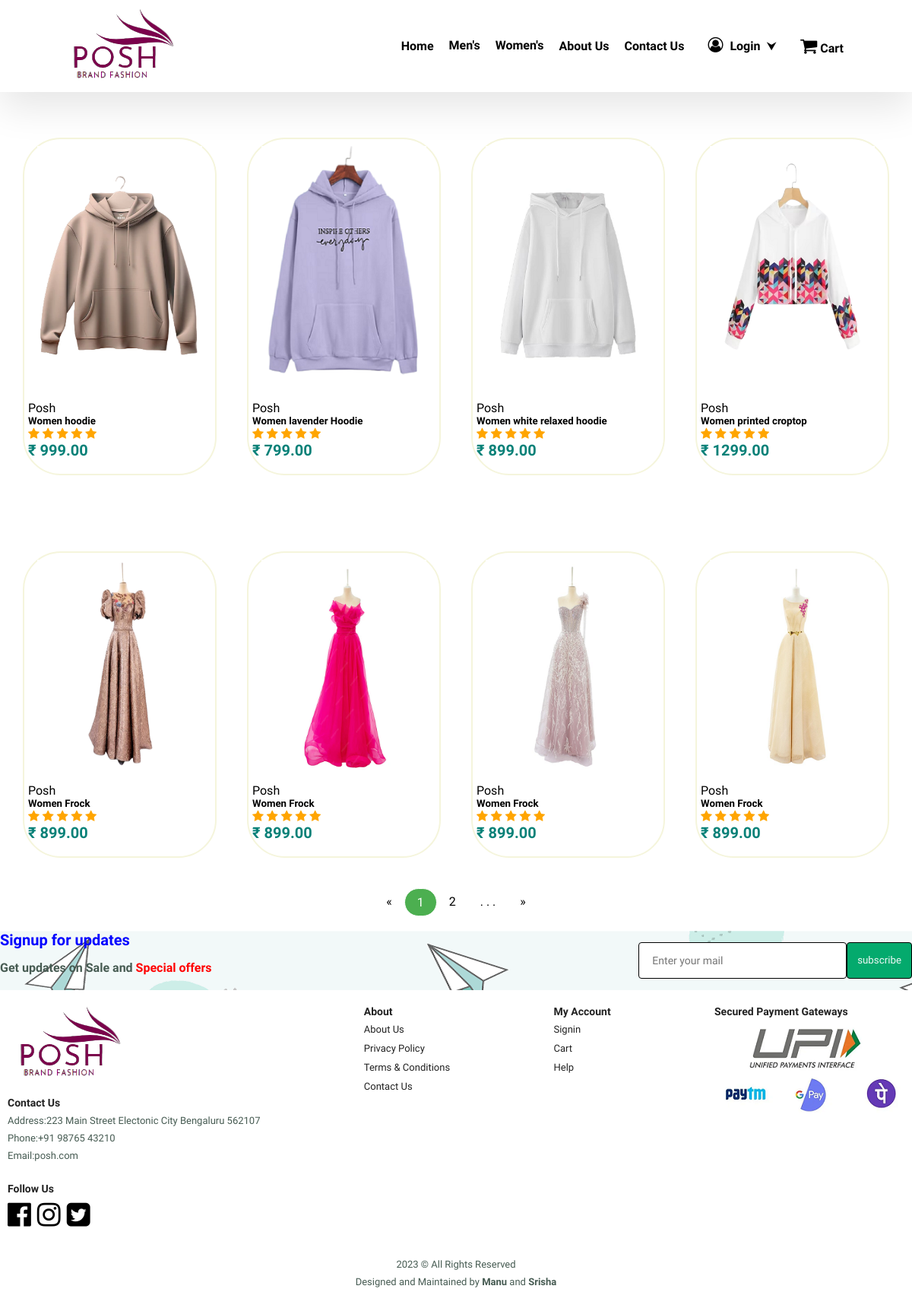
/women_app_1.php, run on the app's committed database.
### tables this page shows
CREATE TABLE `products` (
  `product_id` int(11) NOT NULL,
  `Gender` varchar(10) NOT NULL,
  `product_name` varchar(100) NOT NULL,
  `product_category` varchar(100) NOT NULL,
  `product_description` varchar(255) NOT NULL,
  `product_image` varchar(255) NOT NULL,
  `product_price` decimal(6,2) NOT NULL,
  `product_special offer` int(2) NOT NULL,
  `product_color` varchar(100) NOT NULL
);

### Includes/women_up.php (called while the page is built, shortened)
<?php
include('connection.php');
$stmt1 = $conn->prepare("SELECT * FROM products WHERE Gender='Women' AND product_category='Apperal/Hoodie' LIMIT 4");
$stmt1->execute();
$women_up = $stmt1->get_result();
$stmt2 = $conn->prepare("SELECT * FROM products WHERE Gender='Women' AND product_category='Apparal/frocks' LIMIT 4");
$stmt2->execute();
$frocks = $stmt2->get_result();
?>

### women_app_1.php (the view, shortened to what this page needs)
<html>
<head>
    <link rel="stylesheet" href="https://cdnjs.cloudflare.com/ajax/libs/font-awesome/4.7.0/css/font-awesome.min.css">
    <link rel="stylesheet" href="styles.css">
</head>
<body>
 <?php include_once("includes/head.php"); ?>
                <section id="topproduct" class="section-p1">
                <div class="Collection">
                    <?php include('Includes/women_up.php'); ?>
                    <?php while($row = $women_up->fetch_assoc()) { ?>
                        <div class="product">
                           <a href="<?php echo "single_product_app.php?product_id=".$row['product_id']; ?>"> <img src="Assets/<?php echo $row['product_image']; ?>"></a>
                            <div class="description">
                            <span>Posh</span>
                                <h5><?php echo $row['product_name']; ?></h5>
                                <div class="rating">
                                        <span class="fa fa-star checked"></span>
                                        <span class="fa fa-star checked"></span>
                                        <span class="fa fa-star checked"></span>
                                        <span class="fa fa-star checked"></span>
                                        <span class="fa fa-star checked"></span>
                                </div>
                            <h4>&#8377; <?php echo $row['product_price']; ?></h4>
                            </div>
                </div>
                <?php } ?>
                </section>
                <section id="topproduct" class="section-p1">
                  <div class="Collection">
                      <?php include('Includes/women_up.php'); ?>
                      <?php while($row = $frocks->fetch_assoc()) { ?>
                          <div class="product">
                             <a href="<?php echo "single_product_app.php?product_id=".$row['product_id']; ?>"> <img src="Assets/<?php echo $row['product_image']; ?>"></a>
                              <div class="description">
                              <span>Posh</span>
                                  <h5><?php echo $row['product_name']; ?></h5>
                                  <div class="rating">
                                          <span class="fa fa-star checked"></span>
                                          <span class="fa fa-star checked"></span>
                                          <span class="fa fa-star checked"></span>
                                          <span class="fa fa-star checked"></span>
                                          <span class="fa fa-star checked"></span>
                                  </div>
                              <h4>&#8377; <?php echo $row['product_price']; ?></h4>
                              </div>
                  </div>
                  <?php } ?>
                  </section>
             <div class="pagination">
            <a href="women_app_1.php">&laquo;</a>
            <a class="active" href="women_app_1.php">1</a>
            <a class="" href="women_app_2.php">2</a>
            <a href="#"> . . .</a>
            <a href="women_app_2.php">&raquo;</a>
          </div>
          <br/>
</body>
</html>

### styles.css (style rules this page uses)
* { margin: 0; padding: 0; box-sizing: border-box; font-family: "Spartan", sans-serif; }
html { scroll-behavior: smooth; }
.checked { color: orange; }
section { padding: auto; }
h4 { font-size: 20px; color: #222; }
p { font-size: 16px; color: #465b52; margin: 15px 0 20px 0; }
.section-p1 { padding: 20px 10px; }
body { width: 100%; }
#topproduct { text-align: center; }
#topproduct .product img { width: 90%; }
#topproduct .product .description { text-align: start; padding: 10px 0; }
#topproduct .product h4 { color: #088178; }
#topproduct .Collection { display: flex; justify-content: space-between; padding-top: 20px; }
#subscribe { display: flex; justify-content: space-between; flex-wrap: wrap; align-items: center; background-image: url("Assets/newsletter-background.png"); background-repeat: no-repeat; }
#subscribe h4 { font-size: 20px; font-weight: 500; color:blue; }
#subscribe p span { color:red }
#subscribe .form { display: flex; width: 30%; }
#subscribe input { height: 3rem; padding: 0 1.24em; width: 100%; border :1px double black; font-size: 14px; border-radius: 4px; outline: none; }
#subscribe .form button { height: 3rem; padding: 0 1.24em; background-color: #04AA6D; color: #eef7f6; white-space: inherit; padding: 13px; border :1px double black; width: 100%; border-radius: 4px; }
footer { display: flex; flex-wrap: wrap; justify-content: space-between; }
footer .col { display: flex; flex-direction: column; align-items: flex-start; margin-bottom: 20px; }
footer h4 { font-size: 14px; margin:0 0 8px 0; }
footer p { font-size: 13px; margin: 0 0 8px 0; }
footer a { font-size: 13px; text-decoration: none; color:#222; margin-bottom: 10px; }
footer .follow { margin-top: 20px; }
footer .follow i { color:black; padding-right: 4px; cursor: pointer; }
footer .copyright { width: 100%; text-align: center; }
.pagination { display: flex; justify-content: center; }
.pagination a { color: black; float: left; padding: 8px 16px; text-decoration: none; }
.pagination a.active { background-color: #4CAF50; color: white; border: 1px solid #fff; border-radius: 30px; }

### data on the page
products: product_image (picture), product_name "Women hoodie", product_price "999.00"
products: product_image (picture), product_name "Women lavender Hoodie", product_price "799.00"
products: product_image (picture), product_name "Women white relaxed hoodie", product_price "899.00"
products: product_image (picture), product_name "Women printed croptop", product_price "1299.00"
products: product_image (picture), product_name "Women Frock", product_price "899.00"
products: product_image (picture), product_name "Women Frock", product_price "899.00"
products: product_image (picture), product_name "Women Frock", product_price "899.00"
products: product_image (picture), product_name "Women Frock", product_price "899.00"
